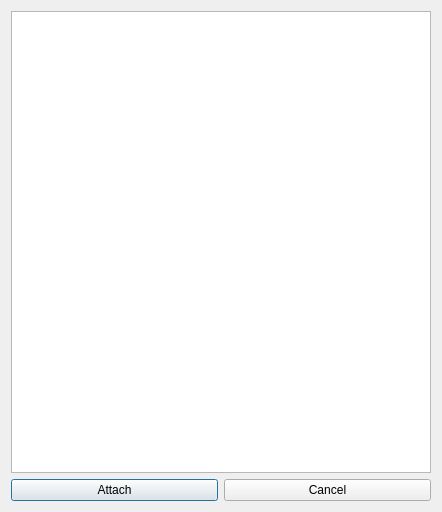
<?xml version="1.0" encoding="UTF-8"?>
<ui version="4.0">
 <class>ProcessViewDialog</class>
 <widget class="QDialog" name="ProcessViewDialog">
  <property name="geometry">
   <rect>
    <x>0</x>
    <y>0</y>
    <width>442</width>
    <height>512</height>
   </rect>
  </property>
  <property name="windowTitle">
   <string>Dialog</string>
  </property>
  <property name="modal">
   <bool>true</bool>
  </property>
  <layout class="QVBoxLayout" name="verticalLayout">
   <item>
    <widget class="QTableView" name="process_table">
     <property name="alternatingRowColors">
      <bool>true</bool>
     </property>
     <property name="selectionMode">
      <enum>QAbstractItemView::SingleSelection</enum>
     </property>
     <property name="selectionBehavior">
      <enum>QAbstractItemView::SelectRows</enum>
     </property>
     <property name="sortingEnabled">
      <bool>true</bool>
     </property>
    </widget>
   </item>
   <item>
    <layout class="QHBoxLayout" name="horizontalLayout">
     <item>
      <widget class="QPushButton" name="attach_button">
       <property name="text">
        <string>Attach</string>
       </property>
       <property name="default">
        <bool>true</bool>
       </property>
      </widget>
     </item>
     <item>
      <widget class="QPushButton" name="cancel_button">
       <property name="text">
        <string>Cancel</string>
       </property>
      </widget>
     </item>
    </layout>
   </item>
  </layout>
 </widget>
 <resources/>
 <connections/>
</ui>
